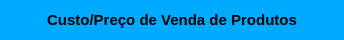
     <widget class="QWidget" name="widget_cabecalho" native="true">
      <property name="sizePolicy">
       <sizepolicy hsizetype="Preferred" vsizetype="Fixed">
        <horstretch>0</horstretch>
        <verstretch>0</verstretch>
       </sizepolicy>
      </property>
      <property name="minimumSize">
       <size>
        <width>0</width>
        <height>40</height>
       </size>
      </property>
      <property name="maximumSize">
       <size>
        <width>16777215</width>
        <height>40</height>
       </size>
      </property>
      <property name="styleSheet">
       <string notr="true">background-color: rgb(0, 170, 255);</string>
      </property>
      <layout class="QHBoxLayout" name="horizontalLayout">
       <property name="spacing">
        <number>0</number>
       </property>
       <property name="leftMargin">
        <number>15</number>
       </property>
       <property name="topMargin">
        <number>6</number>
       </property>
       <property name="rightMargin">
        <number>15</number>
       </property>
       <property name="bottomMargin">
        <number>6</number>
       </property>
       <item>
        <widget class="QLabel" name="label_3">
         <property name="sizePolicy">
          <sizepolicy hsizetype="Minimum" vsizetype="Preferred">
           <horstretch>0</horstretch>
           <verstretch>0</verstretch>
          </sizepolicy>
         </property>
         <property name="minimumSize">
          <size>
           <width>0</width>
           <height>0</height>
          </size>
         </property>
         <property name="maximumSize">
          <size>
           <width>16777215</width>
           <height>16777215</height>
          </size>
         </property>
         <property name="font">
          <font>
           <pointsize>9</pointsize>
           <weight>75</weight>
           <bold>true</bold>
          </font>
         </property>
         <property name="text">
          <string/>
         </property>
         <property name="alignment">
          <set>Qt::AlignLeading|Qt::AlignLeft|Qt::AlignVCenter</set>
         </property>
        </widget>
       </item>
       <item>
        <widget class="QLabel" name="label_13">
         <property name="sizePolicy">
          <sizepolicy hsizetype="Minimum" vsizetype="Preferred">
           <horstretch>0</horstretch>
           <verstretch>0</verstretch>
          </sizepolicy>
         </property>
         <property name="minimumSize">
          <size>
           <width>300</width>
           <height>0</height>
          </size>
         </property>
         <property name="font">
          <font>
           <pointsize>11</pointsize>
           <weight>75</weight>
           <bold>true</bold>
          </font>
         </property>
         <property name="text">
          <string>Custo/Preço de Venda de Produtos</string>
         </property>
         <property name="alignment">
          <set>Qt::AlignCenter</set>
         </property>
        </widget>
       </item>
       <item>
        <widget class="QLabel" name="label_11">
         <property name="sizePolicy">
          <sizepolicy hsizetype="Minimum" vsizetype="Preferred">
           <horstretch>0</horstretch>
           <verstretch>0</verstretch>
          </sizepolicy>
         </property>
         <property name="minimumSize">
          <size>
           <width>0</width>
           <height>0</height>
          </size>
         </property>
         <property name="maximumSize">
          <size>
           <width>16777215</width>
           <height>16777215</height>
          </size>
         </property>
         <property name="font">
          <font>
           <pointsize>9</pointsize>
           <weight>75</weight>
           <bold>true</bold>
          </font>
         </property>
         <property name="text">
          <string/>
         </property>
         <property name="alignment">
          <set>Qt::AlignRight|Qt::AlignTrailing|Qt::AlignVCenter</set>
         </property>
        </widget>
       </item>
      </layout>
     </widget>
